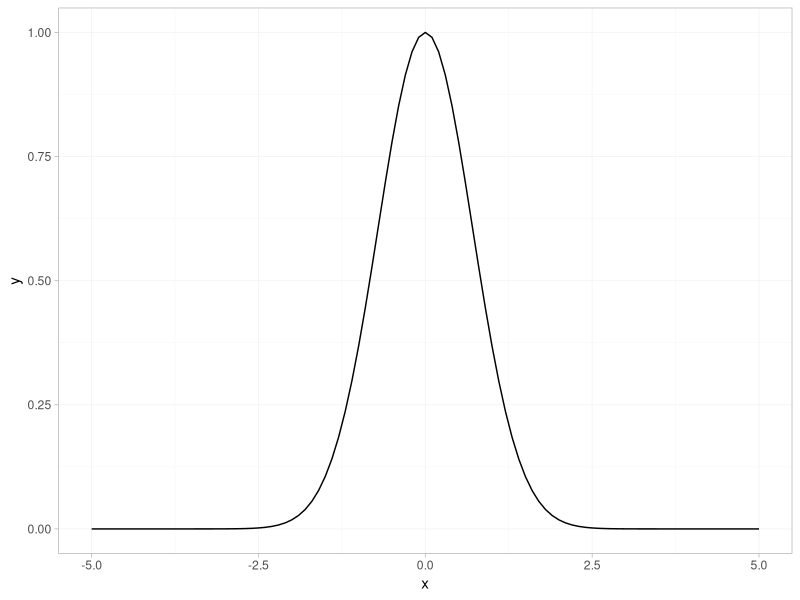
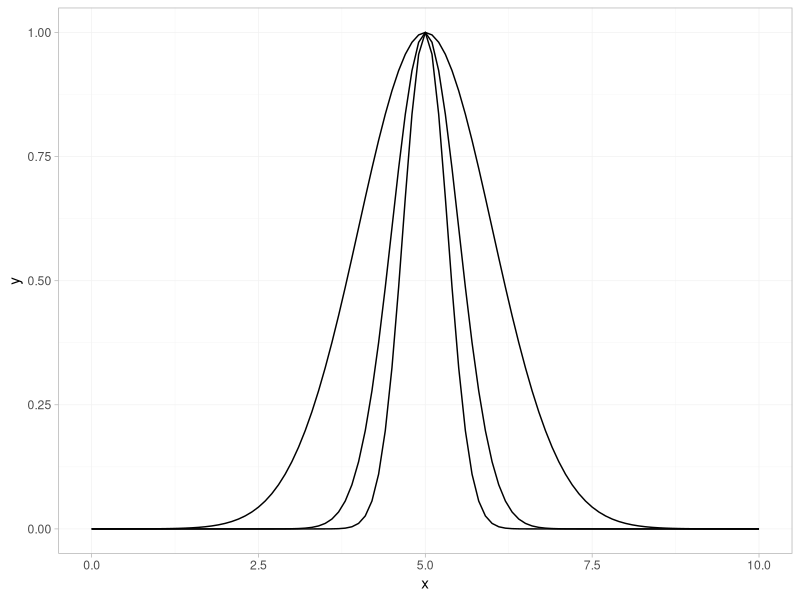

Write R code to recreate these figures, in order.


#'--- 
#' title: "The fundamental component of the normal distribution"
#' author: "Nayef Ahmad"
#' date: "2019-10-07"
#' output: 
#'   html_document: 
#'     keep_md: yes
#'     code_folding: show
#'     toc: true
#'     toc_float: true
#' ---
#' 

#+ lib, include = FALSE 
library(tidyverse)

#' At first glance, the probability density function (pdf) of the normal
#' distribution has a lot going on. At its heart, though, is a fairly simple
#' function: $e^{(-x^2)}$
#'
#' Let's see how we can go from this simple building block to something closer
#' to the actual normal distribution.
#' 

#' # Proto-normal distribution: `exp(-(x^2))` 
#' Define the function: 
exp_fun <- function(x){
  exp(-(x^2))
}


#' Plot it: 
#' 
data.frame(x = c(-5, 5)) %>% 
  ggplot(aes(x = x)) + 
  stat_function(fun = exp_fun) + 
  theme_light() +
  theme(panel.grid.minor = element_line(colour = "grey95"), 
        panel.grid.major = element_line(colour = "grey95"))
      

#' By default, the graph will be centered around zero, and will have a certain
#' "natural" variance
#' 

#' # Parametrizing the centre and spread of the graph
#'
#' We'll now make two simple changes that will allow us to vary the centre and
#' the spread of the graph
#' 
#' 

exp_fun_with_mean_var <- function(x, mu = 5, var = 1){
  exp(-((x-mu)^2/2*var^2))
}

#' Let's look at graphs with the same centre and different spreads: 

data.frame(x = c(0, 10)) %>% 
  ggplot(aes(x = x)) + 
  stat_function(fun = exp_fun_with_mean_var, 
                args = list(mu = 5, 
                            var = 1)) + 
  stat_function(fun = exp_fun_with_mean_var, 
                args = list(mu = 5, 
                            var = 2)) + 
  stat_function(fun = exp_fun_with_mean_var, 
                args = list(mu = 5, 
                            var = 3)) + 
  theme_light() +
  theme(panel.grid.minor = element_line(colour = "grey95"), 
        panel.grid.major = element_line(colour = "grey95"))
      

#' Note that the curve with maximum spread is an **envelope around all the other curves**. 
#' This is not how actual normal distributions behave - see [this page](https://www.google.com/url?sa=i&source=images&cd=&cad=rja&uact=8&ved=2ahUKEwiP89z6-IrlAhX4HTQIHaDRATEQjRx6BAgBEAQ&url=http%3A%2F%2Fdpuadweb.depauw.edu%2Fharvey_web%2FData_Analysis%2FPages%2Finvestigation2225.html&psig=AOvVaw1_RbmlntR8kCaIA91Enuod&ust=1570565062783678) 
#' for example. The areas under all of these curves cannot all be equal (and 
#' hence they can't all be 1.0). Thus, these don't work as probability density functions. 
#' 
#' This is a hint that this simple exponential has to be **scaled** somehow 
#' in order to impose the structure we want. 
#' 
#' For comparison, here are the normal distributions with those parameters: 
#' 





